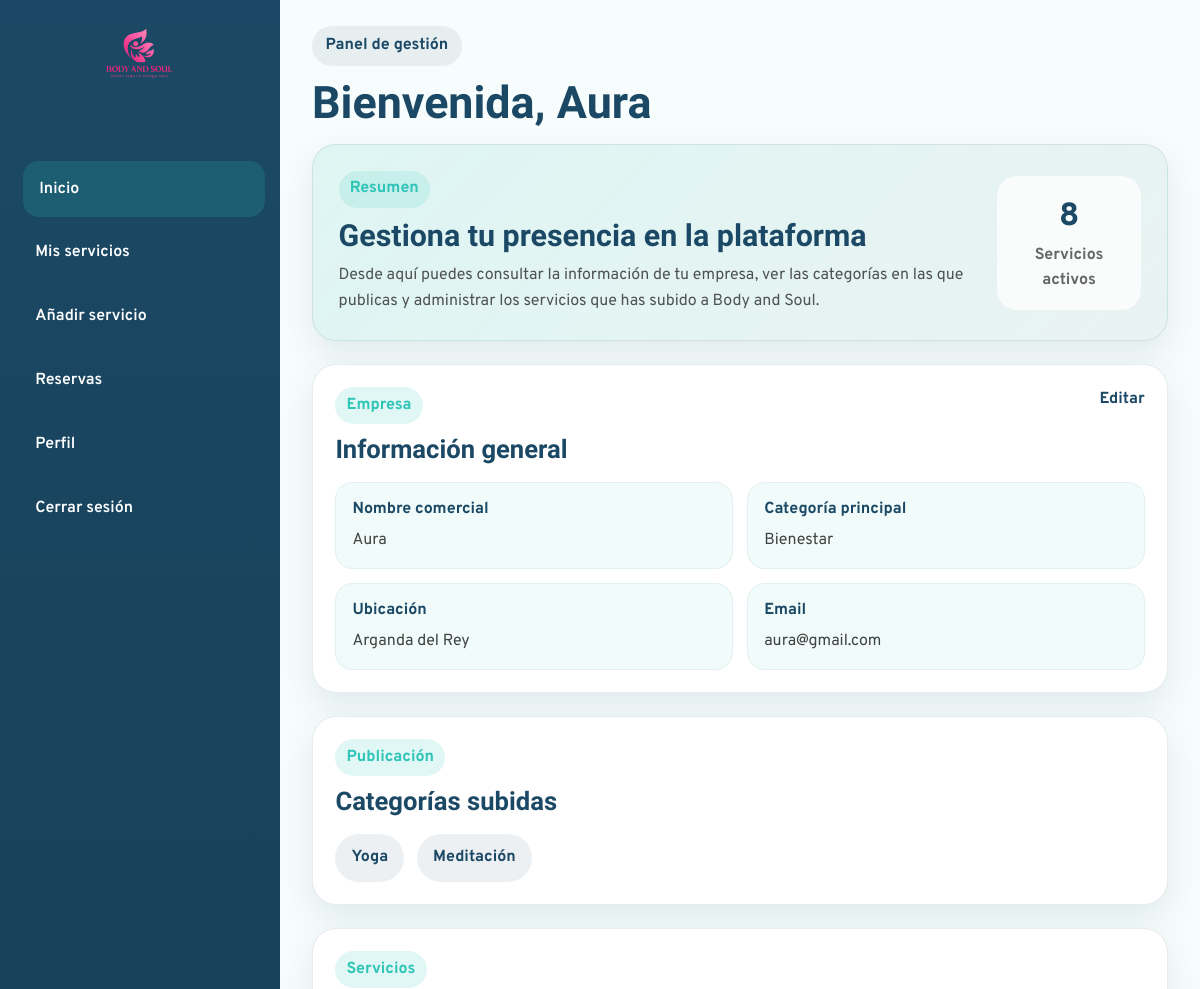
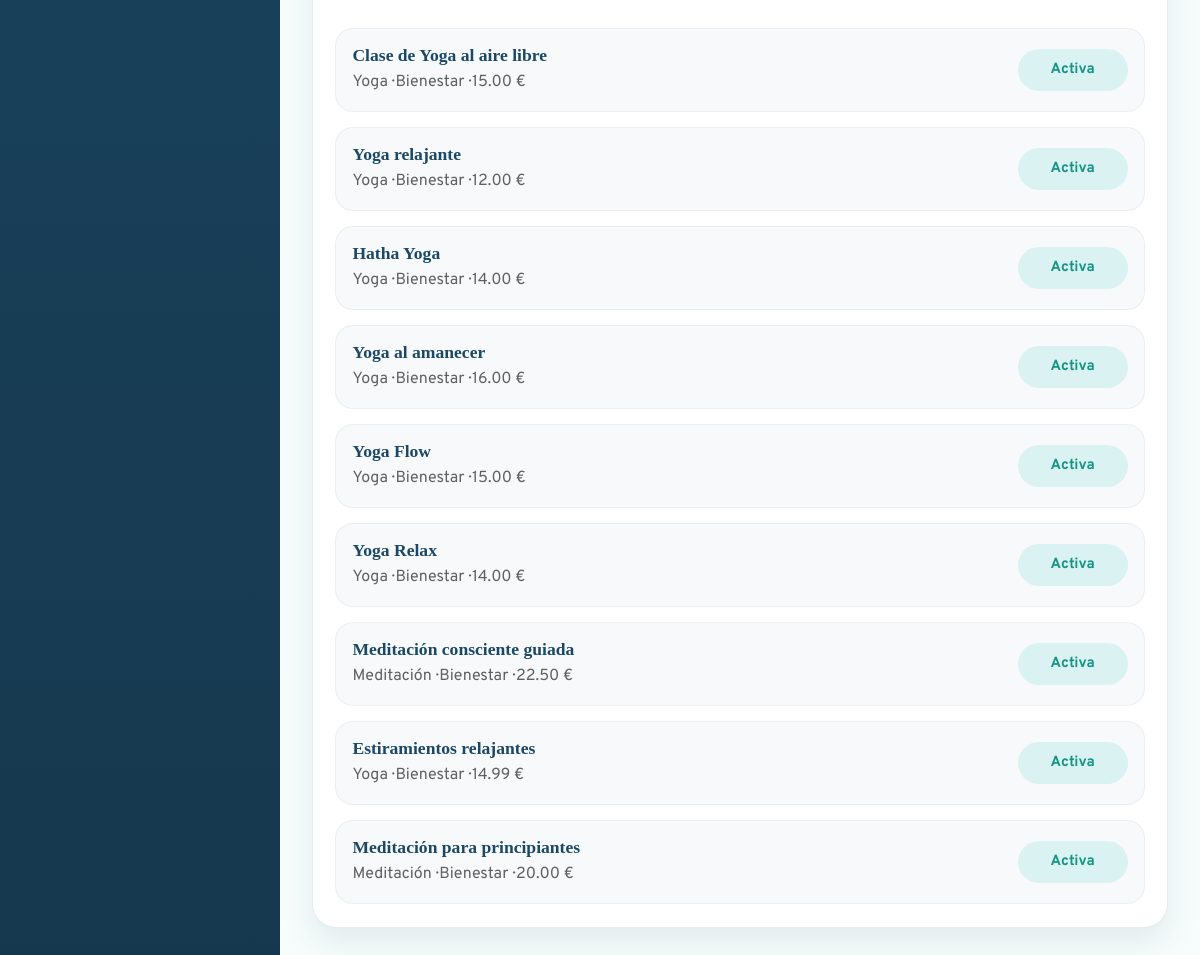
The page /Empresa/index.php (signed in) on the database as committed earlier (2 pictures, top to bottom).
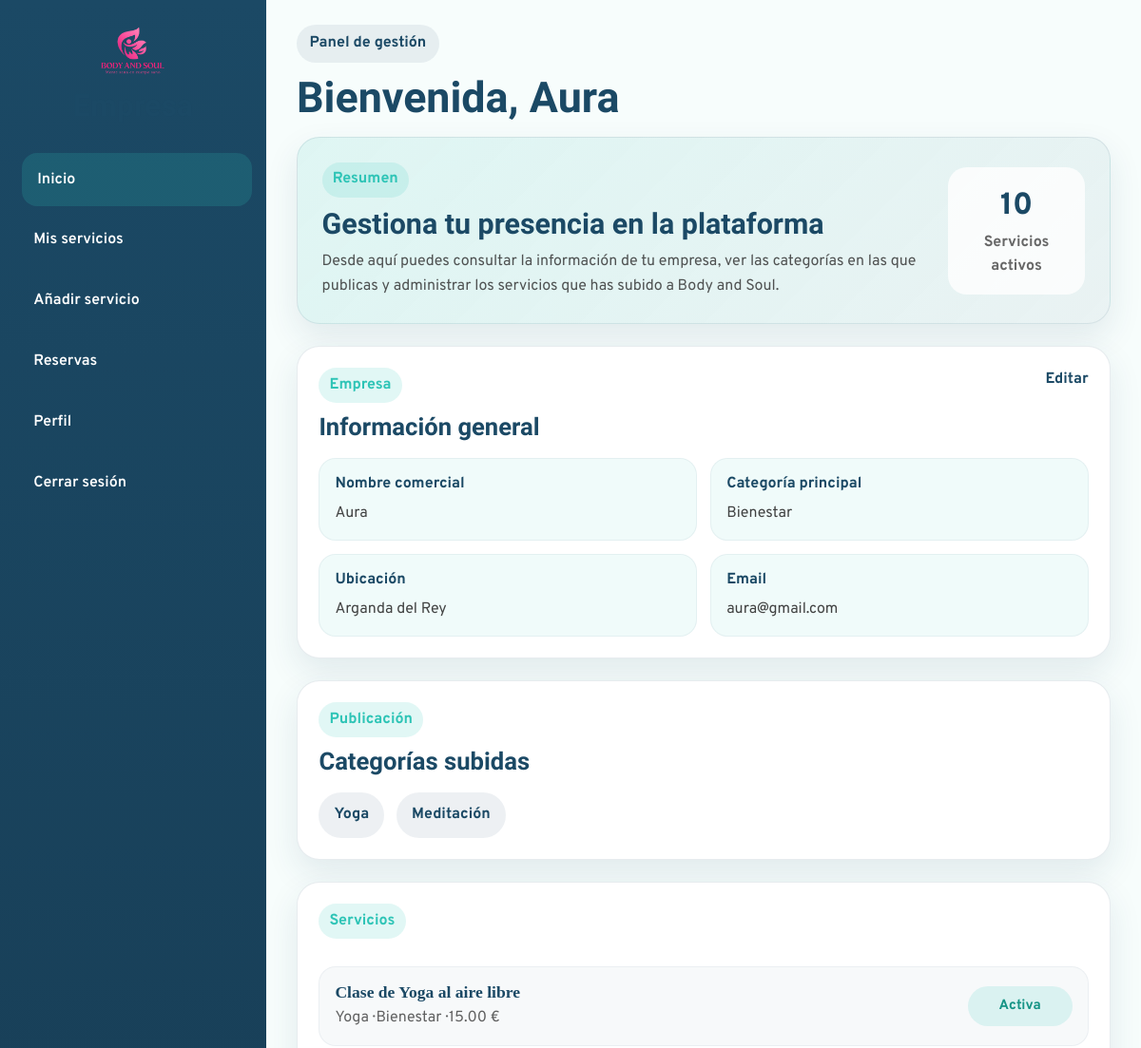
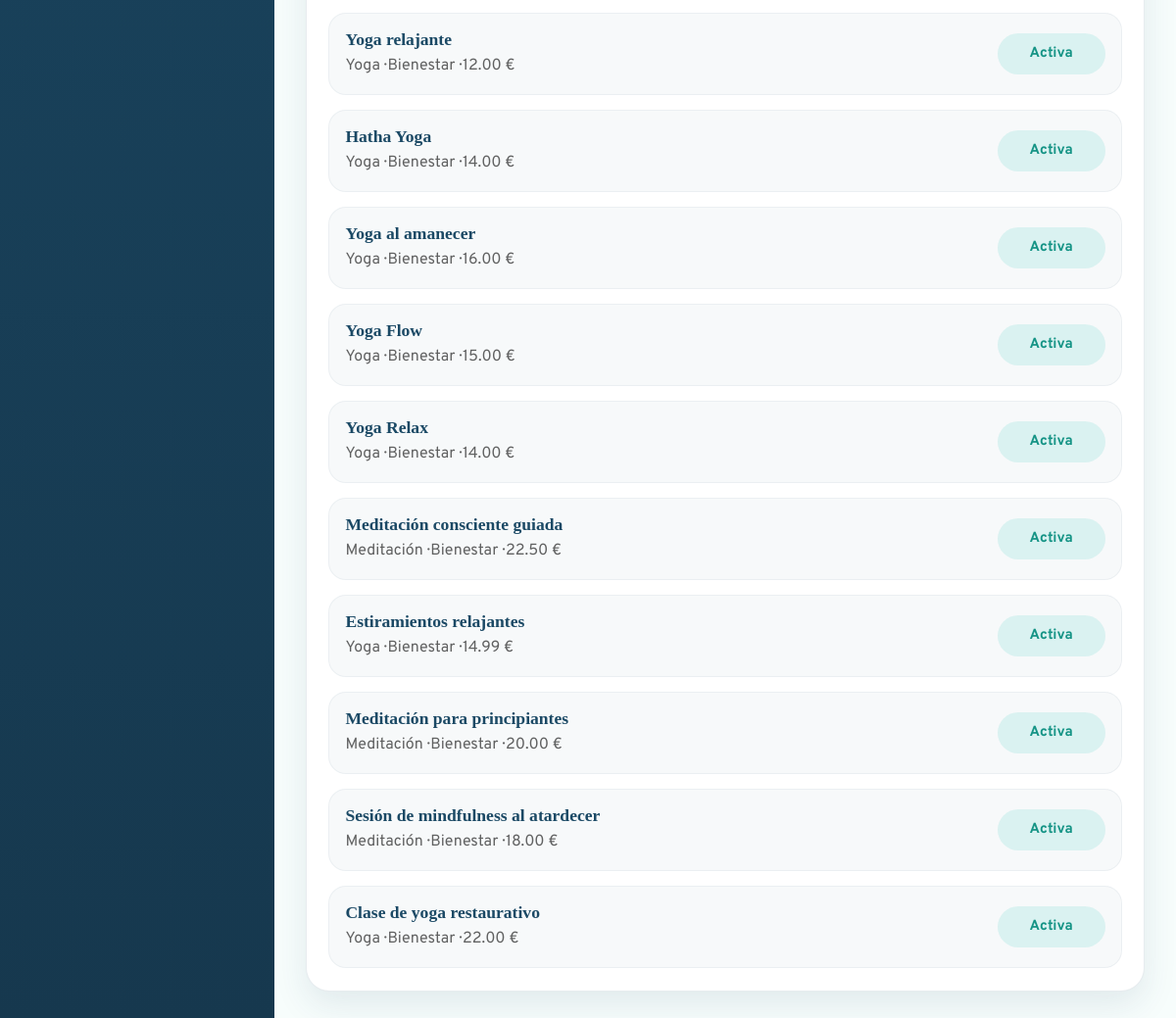
The same page on the database as committed later (2 pictures, top to bottom).
### tables this page shows
CREATE TABLE `empresa` (
  `id_empresa` int(11) NOT NULL,
  `nombre_empresa` varchar(150) NOT NULL,
  `categoria_empresa` varchar(100) NOT NULL,
  `email` varchar(150) NOT NULL,
  `contrasena` varchar(255) NOT NULL,
  `direccion` varchar(255) DEFAULT NULL,
  `telefono` varchar(20) DEFAULT NULL,
  `ciudad_empresa` varchar(100) NOT NULL,
  `descripcion_empresa` text NOT NULL,
  `logo_empresa` varchar(255) DEFAULT NULL,
  `estado` enum('activa','suspendida') NOT NULL DEFAULT 'activa'
);

CREATE TABLE `categoria` (
  `id_categoria` int(11) NOT NULL,
  `nombre` varchar(100) NOT NULL,
  `id_categoria_padre` int(11) DEFAULT NULL
);

CREATE TABLE `servicio` (
  `id_servicio` int(11) NOT NULL,
  `id_empresa` int(11) NOT NULL,
  `nombre_servicio` varchar(150) NOT NULL,
  `descripcion` text DEFAULT NULL,
  `lugar` varchar(150) DEFAULT NULL,
  `id_categoria` int(11) NOT NULL,
  `precio` decimal(10,2) NOT NULL DEFAULT 0.00,
  `duracion` varchar(50) DEFAULT NULL,
  `materiales` text DEFAULT NULL,
  `estado` enum('activo','cancelado') NOT NULL DEFAULT 'activo',
  `id_municipio` int(11) DEFAULT NULL,
  `codigo_postal` varchar(10) DEFAULT NULL,
  `latitud` decimal(10,8) DEFAULT NULL,
  `longitud` decimal(11,8) DEFAULT NULL
);

### bd/bdempresa.php (called while the page is built, shortened)
<?php
class bdempresa{
public $pdo = "";
public function __construct($host,$port,$db,$user,$pass) {
    $this->pdo = new PDO("mysql:host=".$host.";port=".$port.";dbname=".$db.";charset=utf8", $user, $pass);
    }
public function sacardatosempresa($idEmpresa){
    $sentencia = "SELECT * FROM empresa WHERE id_empresa = :id LIMIT 1";
    $ejecucion = $this->pdo->prepare($sentencia);
    $ejecucion->execute([
        ":id" => $idEmpresa
    ]);
    $empresa = $ejecucion->fetch(PDO::FETCH_ASSOC);
    return $empresa;
}
public function ObtenerActividadesPorEmpresa($idEmpresa){
    $sentencia = "SELECT *
                  FROM servicio
                  WHERE id_empresa = :idEmpresa";
    $ejecucion = $this->pdo->prepare($sentencia);
    $ejecucion->execute([
        ":idEmpresa" => $idEmpresa
    ]);
    $actividades = $ejecucion->fetchAll(PDO::FETCH_ASSOC);
    return $actividades;
}
public function ObtenerSubcategoriasEmpresa($idEmpresa){
    $sentencia = "SELECT DISTINCT c.id_categoria, c.nombre
                  FROM servicio s
                  INNER JOIN categoria c ON s.id_categoria = c.id_categoria
                  WHERE s.id_empresa = :idEmpresa";
    $ejecucion = $this->pdo->prepare($sentencia);
    $ejecucion->execute([
        ":idEmpresa" => $idEmpresa
    ]);
    $subcategorias = $ejecucion->fetchAll(PDO::FETCH_ASSOC);
    return $subcategorias;
}
public function ObtenerServiciosActivos($idEmpresa){
    $sentencia = "SELECT *
                  FROM servicio
                  WHERE id_empresa = :idEmpresa AND estado = :estado";
    $ejecucion = $this->pdo->prepare($sentencia);
    $ejecucion->execute([
        ":idEmpresa" => $idEmpresa,
        ":estado" => "activo"
    ]);
    $actividades = $ejecucion->fetchAll(PDO::FETCH_ASSOC);
    return $actividades;
}
}
?>

### bd/bdact.php (called while the page is built, shortened)
<?php
class bdact{
public $pdo = "";
public function __construct($host,$port,$db,$user,$pass) {
    $this->pdo = new PDO("mysql:host=".$host.";port=".$port.";dbname=".$db.";charset=utf8", $user, $pass);
    }
public function ObtenerCategoriaConPadre($idCategoriaHijo){
    $sentencia = "SELECT
                    c.nombre AS subcategoria,
                    cp.nombre AS categoria_padre
                  FROM categoria c
                  LEFT JOIN categoria cp
                  ON c.id_categoria_padre = cp.id_categoria
                  WHERE c.id_categoria = :idCategoria";
    $ejecucion = $this->pdo->prepare($sentencia);
    $ejecucion->execute([
        ":idCategoria" => $idCategoriaHijo
    ]);
    return $ejecucion->fetch(PDO::FETCH_ASSOC);
}
}
?>

### Empresa/index.php (the view)
<?php
require_once("head.php");
$datosempresa=$bdempre->sacardatosempresa($idempresa);
$actividadesempresa=$bdempre->ObtenerActividadesPorEmpresa($idempresa);
$catempresa=$bdempre->ObtenerSubcategoriasEmpresa($idempresa);
$actividadesactivas=$bdempre->ObtenerServiciosActivos($idempresa);
$numactactivas=count($actividadesactivas);
?>
    <div class="company-main">
      <header class="company-topbar">
        <div class="company-topbar-left">
          <span class="company-page-tag">Panel de gestión</span>
          <h2>Bienvenida, <?=$datosempresa["nombre_empresa"]?></h2>
        </div>
      </header>
      <main class="company-content">
        <section class="company-hero-card">
          <div class="company-hero-text">
            <span class="company-section-badge">Resumen</span>
            <h3>Gestiona tu presencia en la plataforma</h3>
            <p>
              Desde aquí puedes consultar la información de tu empresa, ver las categorías en las que publicas
              y administrar los servicios que has subido a Body and Soul.
            </p>
          </div>
          <div class="company-hero-stat">
            <span class="company-hero-number"><?=$numactactivas?></span>
            <span class="company-hero-label">Servicios activos</span>
          </div>
        </section>
        <section class="company-panels-grid">
          <article class="company-panel-card">
            <div class="company-panel-header">
              <div>
                <span class="company-section-badge">Empresa</span>
                <h3>Información general</h3>
              </div>
              <a href="perfil-empresa.html" class="company-panel-link">Editar</a>
            </div>
            <div class="company-info-grid">
              <div class="company-info-item">
                <span class="info-label">Nombre comercial</span>
                <span class="info-value"><?=$datosempresa["nombre_empresa"]?></span>
              </div>
              <div class="company-info-item">
                <span class="info-label">Categoría principal</span>
                <span class="info-value"><?=ucfirst($datosempresa["categoria_empresa"])?></span>
              </div>
              <div class="company-info-item">
                <span class="info-label">Ubicación</span>
                <span class="info-value"><?=$datosempresa["ciudad_empresa"]?></span>
              </div>
              <div class="company-info-item">
                <span class="info-label">Email</span>
                <span class="info-value"><?=$datosempresa["email"]?></span>
              </div>
            </div>
          </article>
          <article class="company-panel-card">
            <div class="company-panel-header">
              <div>
                <span class="company-section-badge">Publicación</span>
                <h3>Categorías subidas</h3>
              </div>
            </div>
            <div class="company-tags">
              <?php foreach($catempresa as $cat){
                ?>
              <span class="company-tag"><?=$cat["nombre"]?></span>
              <?php
              }
              ?>
            </div>
          </article>
          <article class="company-panel-card company-panel-card-wide">
            <div class="company-panel-header">
              <div>
                <span class="company-section-badge">Servicios</span>
              </div>
            </div>
            <div class="company-services-list">
            <?php foreach($actividadesempresa as $act){
              $res=$bdact->ObtenerCategoriaConPadre($act["id_categoria"]);
              $cat=$res["subcategoria"];
              $subcat=$res["categoria_padre"];
              ?>
              <div class="company-service-item">
                <div class="company-service-info">
                  <h4><?=$act["nombre_servicio"]?></h4>
                  <p><?=$cat?> · <?=$subcat?> · <?=$act["precio"]?> €</p>
                </div>
                <span class="company-status-chip active">Activa</span>
              </div>
              <?php
              }
              ?>
            </div>
          </article>
        </section>
      </main>
    </div>
  </div>
</body>
</html>

### Empresa/head.php (shortened to what this page needs)
<?php
require_once("../bd/bdact.php");
$bdact= new bdact("localhost",3306,"plataforma_servicios1","root","");
require_once("../bd/bdempresa.php");
$bdempre= new bdempresa("localhost",3306,"plataforma_servicios1","root","");
if(!isset($_SESSION["empresa"])){
  header("Location: registro-empresa.php");
  exit();
}else{
  $idempresa=$_SESSION["empresa"];
}
$paginaActual = basename($_SERVER["PHP_SELF"]);
?>
<!DOCTYPE html>
<html lang="es">
<head>
  <link rel="stylesheet" href="../css/empresa-styles/empresa-index.css">
    <link rel="stylesheet" href="../css/empresa-styles/perfil-empresa.css">
   <link rel="stylesheet" href="../css/styles.css">
   <link rel="stylesheet" href="../css/empresa-styles/mis-servicios.css">
   <link rel="stylesheet" href="../css/empresa-styles/editar-servicio.css">
   <link rel="stylesheet" href="../css/empresa-styles/empresa.css">
   <link rel="stylesheet" href="../css/empresa-styles/reservas.css">
    <link rel="stylesheet" href="../css/empresa-styles/nueva-actividad.css">
</head>
<body class="company-body">
  <div class="company-layout">
    <aside class="company-sidebar">
      <div class="company-sidebar-top">
        <img src="../img/logo.png" alt="Logo Body and Soul" class="company-sidebar-logo">
        <h1>Empresa</h1>
      </div>
     <nav class="company-sidebar-nav">
      <a href="index.php" class="company-nav-link <?= $paginaActual == 'index.php' ? 'active' : '' ?>">Inicio</a>
      <a href="mis-servicios.php" class="company-nav-link <?= $paginaActual == 'mis-servicios.php' ? 'active' : '' ?>">Mis servicios</a>
      <a href="nueva-actividad.php" class="company-nav-link <?= $paginaActual == 'nueva-actividad.php' ? 'active' : '' ?>">Añadir servicio</a>
      <a href="reservas.php" class="company-nav-link <?= $paginaActual == 'reservas.php' ? 'active' : '' ?>">Reservas</a>
      <a href="perfil-empresa.php" class="company-nav-link <?= $paginaActual == 'perfil-empresa.php' ? 'active' : '' ?>">Perfil</a>
      <a href="logout.php" class="company-nav-link company-nav-link-logout">Cerrar sesión</a>
    </nav>
    </aside>

### css/empresa-styles/perfil-empresa.css (style rules this page uses)
:root { --company-primary: #1B4965; --company-primary-dark: #16384E; --company-secondary: #2EC4B6; --company-accent: #FF8FA3; --company-bg: #F7FDFC; --company-surface: #ffffff; --company-text: #2E2E2E; --company-border: rgba(27, 73, 101, 0.10); --company-shadow: 0 14px 34px rgba(27, 73, 101, 0.10); --company-radius: 24px; --company-transition: all 0.3s ease; }
* { box-sizing: border-box; }
body.company-body { margin: 0; font-family: "Overpass", sans-serif; background-color: var(--company-bg); color: var(--company-text); }
.company-layout { display: grid; grid-template-columns: 280px 1fr; min-height: 100vh; }
.company-sidebar { background: linear-gradient(180deg, var(--company-primary), var(--company-primary-dark)); color: #fff; padding: 1.6rem 1.2rem; display: flex; flex-direction: column; gap: 2rem; }
.company-sidebar-top { display: flex; flex-direction: column; align-items: center; text-align: center; }
.company-sidebar-logo { width: 84px; margin-bottom: 0.8rem; }
.company-sidebar-top h1 { margin: 0; font-family: "Sansita", serif; font-size: 2rem; }
.company-sidebar-nav { display: flex; flex-direction: column; gap: 0.5rem; }
.company-nav-link { text-decoration: none; color: #fff; padding: 0.95rem 1rem; border-radius: 16px; font-weight: 600; transition: var(--company-transition); }
.company-nav-link:hover, .company-nav-link.active { background-color: rgba(46, 196, 182, 0.18); transform: translateX(4px); }
.company-main { display: flex; flex-direction: column; }
.company-topbar { display: flex; justify-content: space-between; align-items: center; gap: 1rem; padding: 1.6rem 2rem 1rem; }
.company-page-tag { display: inline-block; background-color: rgba(27, 73, 101, 0.08); color: var(--company-primary); padding: 0.45rem 0.85rem; border-radius: 999px; font-weight: 700; margin-bottom: 0.7rem; }
.company-topbar-left h2 { margin: 0; font-family: "Sansita", serif; color: var(--company-primary); font-size: clamp(2rem, 4vw, 2.8rem); }
.company-content { padding: 0 2rem 2rem; }
.company-section-badge { display: inline-block; background-color: rgba(46, 196, 182, 0.14); color: var(--company-secondary); padding: 0.35rem 0.7rem; border-radius: 999px; font-weight: 700; margin-bottom: 0.7rem; }

### css/styles.css (style rules this page uses)
:root { --mint: #147a72; --navy: #1B4965; --pink: #b03a5b; --light: #F7FDFC; --dark: #2E2E2E; --white: #ffffff; --font-title: "Sansita Swashed", serif; --font-text: "Overpass", sans-serif; --radius-sm: 10px; --radius-md: 18px; --radius-lg: 28px; --shadow-soft: 0 10px 30px rgba(27, 73, 101, 0.12); --transition: all 0.3s ease; }
* { margin: 0; padding: 0; box-sizing: border-box; }
html { scroll-behavior: smooth; }
body { font-family: var(--font-text); color: var(--dark); background-color: var(--light); line-height: 1.6; }
img { max-width: 100%; display: block; }
a { text-decoration: none; color: inherit; }
h1, h2, h3, h4 { font-family: var(--font-title); color: var(--navy); line-height: 1.15; }

### css/empresa-styles/empresa.css (style rules this page uses)
:root { --company-primary: #1B4965; --company-primary-dark: #16384E; --company-secondary: #2EC4B6; --company-accent: #FF8FA3; --company-bg: #F7FDFC; --company-surface: #ffffff; --company-text: #2E2E2E; --company-border: rgba(27, 73, 101, 0.12); --company-shadow: 0 20px 45px rgba(27, 73, 101, 0.14); --company-radius: 28px; --company-transition: all 0.3s ease; }
* { box-sizing: border-box; }

Rows that differ between the two databases and show on the page:
added servicio: nombre_servicio "Sesión de mindfulness al atardecer", id_categoria.nombre "Meditación", categoria.nombre "Bienestar", precio "18.00"
added servicio: nombre_servicio "Clase de yoga restaurativo", id_categoria.nombre "Yoga", categoria.nombre "Bienestar", precio "22.00"
Other text that changed with them:
$numactactivas: "8" → "10"
